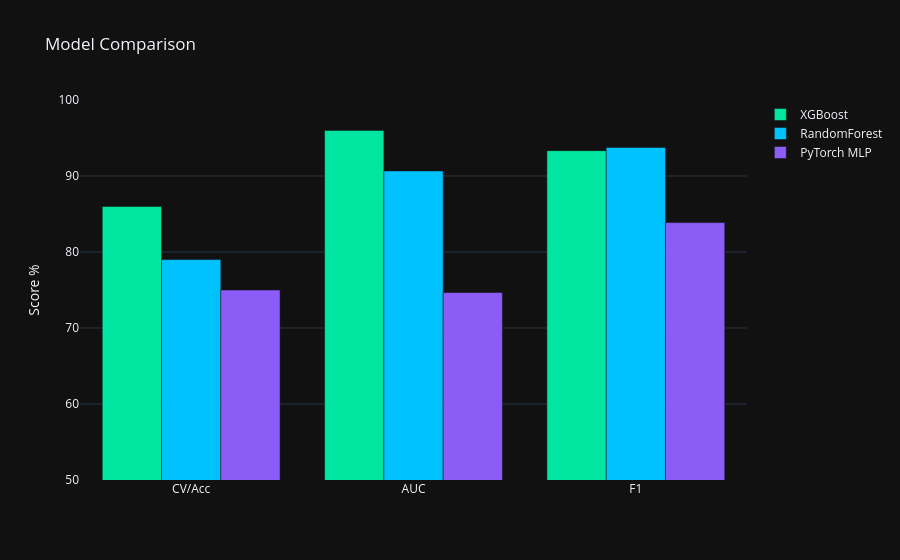

Notebook source saved alongside this figure:
### Markdown cell above
## 6. All Models Comparison (Plotly)

### Code cell
with open('../models/model.pkl','rb') as f: rf=pickle.load(f)
with open('../models/xgb_model.pkl','rb') as f: xgb=pickle.load(f)
with open('../models/scaler.pkl','rb') as f: sc2=pickle.load(f)
from sklearn.ensemble import GradientBoostingClassifier
from sklearn.linear_model import LogisticRegression
rf_p=rf.predict_proba(X_te)[:,1]
xgb_p=xgb.predict_proba(X_te)[:,1]
results={'XGBoost':[86.0,roc_auc_score(y_te,xgb_p)*100,f1_score(y_te,(xgb_p>0.5).astype(int))*100],
  'RandomForest':[79.0,roc_auc_score(y_te,rf_p)*100,f1_score(y_te,(rf_p>0.5).astype(int))*100],
  'PyTorch MLP':[float(acc),float(auc),float(f1)]}
fig=go.Figure()
metrics_n=['CV/Acc','AUC','F1']
colors=['#00e5a0','#00c2ff','#8b5cf6']
for i,(name,vals) in enumerate(results.items()):
    fig.add_trace(go.Bar(name=name,x=metrics_n,y=vals,marker_color=colors[i]))
fig.update_layout(template='plotly_dark',barmode='group',title='Model Comparison',yaxis_title='Score %',yaxis_range=[50,100])
fig.write_image('../plots/nn_comparison.png',scale=2)
fig.show()

### Figure 1 — Plotly figure (JSON) as saved in the notebook; plotly's stock layout.template omitted (floating-point values rounded to 4 significant figures)
{"data": [{"marker": {"color": "#00e5a0"}, "name": "XGBoost", "type": "bar", "x": ["CV/Acc", "AUC", "F1"], "y": [86.0, 96.0, 93.33]}, {"marker": {"color": "#00c2ff"}, "name": "RandomForest", "type": "bar", "x": ["CV/Acc", "AUC", "F1"], "y": [79.0, 90.67, 93.75]}, {"marker": {"color": "#8b5cf6"}, "name": "PyTorch MLP", "type": "bar", "x": ["CV/Acc", "AUC", "F1"], "y": [75.0, 74.67, 83.87]}], "layout": {"barmode": "group", "title": {"text": "Model Comparison"}, "yaxis": {"range": [50, 100], "title": {"text": "Score %"}}}}
